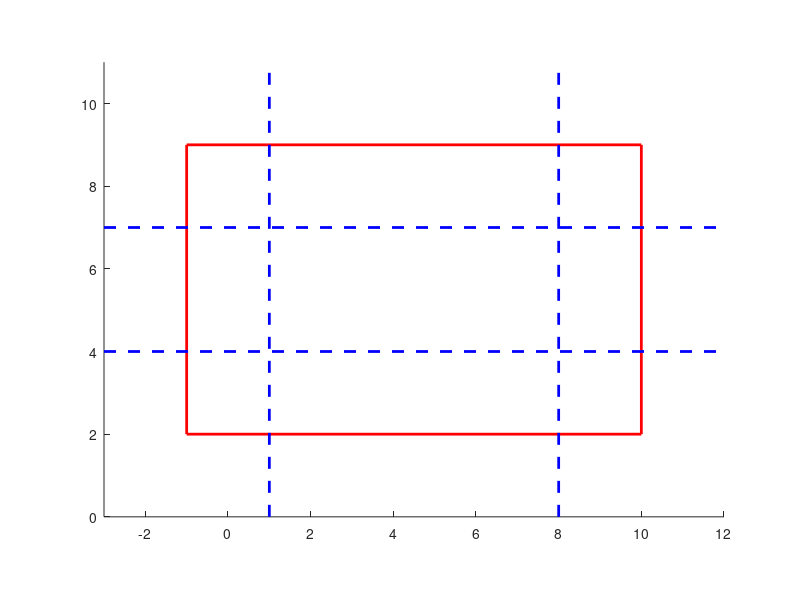

The MATLAB script that drew this image: (Note: this script raises an error after producing the figure.)
clear all
close all

left  = -1;
right = 10;
top = 9;
bottom = 2;

figure
hold on

R = 2;

axis equal
xlim([left-R,right+R])
ylim([bottom-R,top+R])

plot([left right],[top top],'Color','r','LineWidth',2)
plot([left right],[bottom bottom],'Color','r','LineWidth',2)
plot([left left],[top bottom],'Color','r','LineWidth',2)
plot([right right],[top bottom],'Color','r','LineWidth',2)

plot([left+R left+R],ylim(gca),'Color','b','LineWidth',2,'LineStyle','--')
plot([right-R right-R],ylim(gca),'Color','b','LineWidth',2,'LineStyle','--')
plot(xlim(gca),[top-R,top-R],'Color','b','LineWidth',2,'LineStyle','--')
plot(xlim(gca),[bottom+R,bottom+R],'Color','b','LineWidth',2,'LineStyle','--')


% SW
% y10 = left - 0.32*R;
% y20 = bottom - 0.5*R;

% NW
% y10 = left - 0.2*R;
% y20 = top + 0.5*R;

% NE
% y10 = right + 0.17*R;
% y20 = top + 0.4*R;

% SE
% y10 = right + 0.17*R;
% y20 = bottom - 0.1*R;

% SWin
% y10 = left + 0.32*R;
% y20 = bottom + 0.5*R;

% NWin
% y10 = left + 0.2*R;
% y20 = top - 0.5*R;

% NEin
% y10 = right - 0.17*R;
% y20 = top - 0.4*R;

% SEin
% y10 = right - 0.17*R;
% y20 = bottom + 0.1*R;

% SW double cut
% y10 = left + 0.95*R;
% y20 = bottom + 0.92*R;

% NW double cut
% y10 = left + 0.95*R;
% y20 = top - 0.92*R;

% NE double cut
% y10 = right - 0.95*R;
% y20 = top - 0.92*R;

% SE double cut
% y10 = right - 0.95*R;
% y20 = bottom + 0.92*R;

while(true)

[y10,y20] = ginput(1);

scatter(y10,y20,'b');
hold on
centralX = ( (y10 >= left + R) && (y10 <= right-R) );
centralY = ( (y20 >= bottom + R) && (y20 <= top-R) );
topY     = (y20 <= top + R) && (y20 >= top - R);
bottomY  = (y20 <= bottom + R) && (y20 >= bottom - R);
leftX    = (y10 <= left + R) && (y10 >= left - R);
rightX  = (y10 <= right + R) && (y10 >= right - R);

topIn  = (y20 <= top) && (y20 > top - R);
topOut = (y20 <= top + R) && (y20 > top); 

bottomIn  = (y20 < bottom + R) && (y20 >= bottom);
bottomOut = (y20 < bottom ) && (y20 >= bottom - R);

leftIn   = (y10 < left + R) && (y10 >= left);
leftOut  = (y10 < left) && (y10 >= left - R);

rightIn  = (y10 <= right) && (y10 > right - R);
rightOut = (y10 <= right + R) && (y10 > right);

containsNW = ( (y10-left)^2 + (y20-top)^2 < R^2);
containsNE = ( (y10-right)^2 + (y20-top)^2 < R^2);
containsSE = ( (y10-right)^2 + (y20-bottom)^2 < R^2);
containsSW = ( (y10-left)^2 + (y20-bottom)^2 < R^2);


Nin  = topIn && centralX;
Nout = topOut && (centralX || (leftIn && ~containsNW) || (rightIn && ~containsNE) );

Sin  = bottomIn && centralX;
Sout = bottomOut && (centralX || (leftIn &&~containsSW) || (rightIn && ~containsSE) );

Ein  = rightIn && centralY;
Eout = rightOut && (centralY || (topIn && ~containsNE) || (bottomIn && ~containsSE) );

Win  = leftIn && centralY;
Wout = leftOut && (centralY || (topIn && ~containsNW) || (bottomIn && ~containsSW) );


central = centralX && centralY;

NWw = containsNW;
NEw = containsNE;
SWw = containsSW;
SEw = containsSE;

NWwo = leftIn && topIn && ~containsNW;
NEwo = rightIn && topIn && ~containsNE;
SWwo = leftIn && bottomIn && ~containsSW;
SEwo = rightIn && bottomIn && ~containsSE;

corner = (NWw || NEw || SEw || SWw);

doubleCut = (NWwo || NEwo || SEwo || SWwo);

edgeIn = (Nin || Sin || Ein || Win);
edgeOut = (Nout || Sout || Eout || Wout);

if(central)
    shape.N = 20;
    shape.R = R;
    line = Circle(shape);

elseif(corner)
    shape.N = 20;
    shape.Origin = [y10;y20];
    shape.R = R;
    
    if(SWw)
        shape.Corner = 'SW';
        shape.CornerPos = [left;bottom];
    elseif(NWw)
        shape.Corner = 'NW';
        shape.CornerPos = [left;top];
    elseif(NEw)
        shape.Corner = 'NE';
        shape.CornerPos = [right;top];
    elseif(SEw)
        shape.Corner = 'SE';
        shape.CornerPos = [right;bottom];
    end
    
    line = CornerCircle(shape);
    
elseif(doubleCut)
    shape.N = 20;
    shape.Origin = [y10;y20];
    shape.R = R;
    
    if(SWwo)
        shape.Corner = 'SW';
        shape.CornerPos = [left;bottom];
    elseif(NWwo)
        shape.Corner = 'NW';
        shape.CornerPos = [left;top];
    elseif(NEwo)
        shape.Corner = 'NE';
        shape.CornerPos = [right;top];
    elseif(SEwo)
        shape.Corner = 'SE';
        shape.CornerPos = [right;bottom];
    end
    
    line = DoubleCutCircle(shape);

    
elseif(edgeIn)
    shape.NW = [20;20];
    shape.NT = [10;10];
    shape.R  = R;
    shape.Origin = [y10;y20];
    if(Sin)
        shape.h = y20 - bottom;
        shape.WallPos = 'S';
    elseif(Nin)
        shape.h = top - y20;
        shape.WallPos = 'N';
    elseif(Ein)
        shape.h = right - y10;
        shape.WallPos = 'E';
    elseif(Win)
        shape.h = y10 - left;
        shape.WallPos = 'W';
    end
    area = BigSegmentNSEW(shape); 

elseif(edgeOut)
    shape.N = [20;20];
    shape.R = R;
    shape.Origin = [y10;y20];
    if(Sout)
        shape.h = bottom - y20;
        shape.WallPos = 'S';
    elseif(Nout)
        shape.h = y20 - top;
        shape.WallPos = 'N';
    elseif(Eout)
        shape.h = y10 - right;
        shape.WallPos = 'E';
    elseif(Wout)
        shape.h = left - y10;
        shape.WallPos = 'W';
    end
    area = SegmentNSEW(shape); 
else
    
    area = [];
end

shapeC.N = 20;
shapeC.R = R;
lineC = Circle(shapeC);

if(~isempty(line))
  
    %dataDisk.ptsPolLoc = Cart2PolPts(dataDisk.pts);
    
    if(central)
        dataCircle.pts       = Pol2CartPts(line.Pts); 
        dataCircle.pts.y1_kv = dataCircle.pts.y1_kv + y10;
        dataCircle.pts.y2_kv = dataCircle.pts.y2_kv + y20;
    else
        dataCircle.pts = line.Pts;
    end
    
    fullCircle.pts = Pol2CartPts(lineC.Pts);
    fullCircle.pts.y1_kv = fullCircle.pts.y1_kv + y10;
    fullCircle.pts.y2_kv = fullCircle.pts.y2_kv + y20;
    
    scatter(fullCircle.pts.y1_kv,fullCircle.pts.y2_kv,'b');
    hold on;
    scatter(dataCircle.pts.y1_kv,dataCircle.pts.y2_kv,'r');
    
end

end